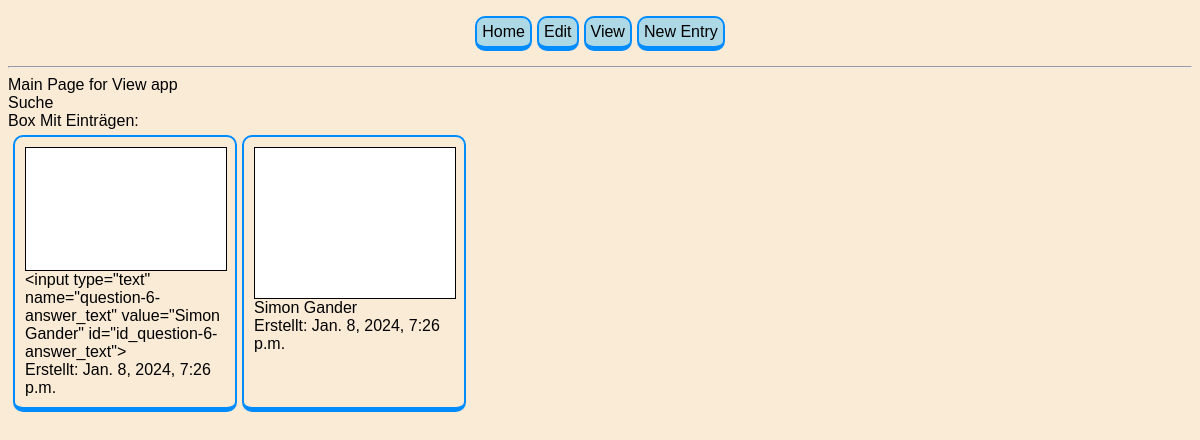
Screenshot of /view/ with the database file from the repository.
### main/models.py (models this page shows, shortened)
class Entry(models.Model):
    author = models.ForeignKey(Author, on_delete=models.SET_NULL, null=True)
    interview = models.ForeignKey(Interview, on_delete=models.SET_NULL, null=True)
    updated = models.DateTimeField(auto_now=True)
    created = models.DateTimeField(auto_now_add=True)
    class Meta:
        ordering = ['-updated', 'created']

class Author(models.Model):
    name = models.CharField(max_length=100)
    created = models.DateTimeField(auto_now_add=True)
    updated = models.DateTimeField(auto_now=True)
    def __str__(self):
        return(str(self.name))

### app_read/views/listviews.py (the view)
# urls.py: path('', views.listviews.home, name = "home"),
def home(request):
    all_entries = models.Entry.objects.all().order_by('created')
    entry_dict = {}
    i = 0
    for entry in all_entries:
        bg_color = models.Answer.objects.filter(question=7, entry=entry.id).first().answer_text
        print(bg_color)
        entry_dict[i] = {
            'entry' : entry,
            'bg_color' : bg_color
        }
        i += 1
    ctx = {
        "all_entries" : entry_dict
    }
    return render(request, 'app_read/home.html', ctx)

### app_read/templates/app_read/home.html (shortened to what this page needs)
{% extends 'main.html' %}
{% block content %}
Main Page for View app <br>
Suche <br>
Box Mit Einträgen:<br>
<div class="fc fc_row fc_standard">
{% load static %}
<link rel='stylesheet' type='text/css' media='screen' href="{% static 'styles/app_read/[AS]preview_card.css' %}">
{% for entry_number, entry_dict in all_entries.items %}
    {% include "app_read/inc/preview_entry.html" %}
{% endfor %}
</div>
{% endblock %}

### templates/main.html (shortened to what this page needs)
<!DOCTYPE html>
{% load static %}
<html>
<head>
    <link rel='stylesheet' type='text/css' media='screen' href="{% static 'styles/global/_vars.css' %}">
    <link rel='stylesheet' type='text/css' media='screen' href="{% static 'styles/global/_main.css' %}">
    <link rel='stylesheet' type='text/css' media='screen' href="{% static 'styles/global/[BD]borders.css' %}">
    <link rel='stylesheet' type='text/css' media='screen' href="{% static 'styles/global/[FC]flex-containers.css' %}">
    <link rel='stylesheet' type='text/css' media='screen' href="{% static 'styles/global/[BTN]buttons.css' %}">
    <link rel='stylesheet' type='text/css' media='screen' href="{% static 'styles/global/[SF]standard_form.css' %}">
</head>
<body>
    {% include 'inc/navbar.html' %}
    {% block content %}
    {% endblock %}
</body>
</html>

### templates/inc/navbar.html
<div class="fc fc_row bar" id="navbar">
    {% include "inc/linkbutton.html" with btn_link="/" btn_text="Home" %}
    {% include "inc/linkbutton.html" with btn_link="/edit" btn_text="Edit" %}
    {% include "inc/linkbutton.html" with btn_link="/view" btn_text="View" %}
    {% include "inc/linkbutton.html" with btn_link="/edit/new_entry" btn_text="New Entry" %}
</div>
<hr>

### templates/inc/linkbutton.html
<div class="btn">
    <a href="{{btn_link}}">
        <p>{{btn_text}}</p>
    </a>
</div>

### app_read/templates/app_read/inc/preview_entry.html
<a href="/view/entry/{{entry_dict.entry.id}}">
<div class="fc fc_column bd bd_card as_preview_card" style="background-color : {{entry_dict.bg_color}};">
    <div class="as_preview_card_image" style="background-color : white;">
    </div>
    <P>
    {{entry_dict.entry.author}}
    </P>
    <p>
    Erstellt: {{entry_dict.entry.created}}
    </p>
</div>
</a>

### static/styles/global/_vars.css (style rules this page uses)
:root { --bg_color: antiquewhite; --font_color: black; --main_color: antiquewhite; --accent_color: lightblue; --accent_color_dark_value: 0, 140, 255; --accent_color_dark: rgb(0, 140, 255); --border_color: var(--accent_color_dark); }

### static/styles/global/_main.css (style rules this page uses)
body { background-color: var(--bg_color); font-family: 'Gill Sans', 'Gill Sans MT', Calibri, 'Trebuchet MS', sans-serif; }
#navbar { height: 50px; align-items: center; justify-content: center; gap: 5px; }
p { all: unset; }
a { color: unset; text-decoration: unset; }

### static/styles/global/[BD]borders.css (style rules this page uses)
.bd { border: 1px solid var(--border_color); }
.bd_card { border: 2px solid var(--border_color); border-bottom: 5px solid var(--border_color); border-radius: 10px; transition-duration: 0.25s; }

### static/styles/global/[FC]flex-containers.css (style rules this page uses)
.fc { display: flex; }
.fc_column { flex-direction: column; }
.fc_row { flex-direction: row; }
.fc_standard { gap: 5px; padding: 5px; }

### static/styles/global/[BTN]buttons.css (style rules this page uses)
:root { --btn_border_color: var(--accent_color_dark); --btn_background_color: var(--accent_color); --btn_border_thickness: 2px; }
.btn { padding: 5px; border: var(--btn_border_thickness) solid var(--btn_border_color); border-bottom-width: 5px; background-color: var(--btn_background_color); border-radius: 10px; transition-duration: 0.25s; width: fit-content; height: fit-content; }
.btn p { margin: 0px; }
.btn a { color: var(--font_color); text-decoration: none; }

### static/styles/app_read/[AS]preview_card.css (style rules this page uses)
.as_preview_card { height: 250px; width: 200px; padding: 10px; }
.as_preview_card_image { width: 100%; height: 150px; border: 1px solid black; }

### rows the page displays
Entry: entry.author "<input type=\"text\" name=\"question-6-answer_text\" value=\"Simon Gander\" id=\"id_question-6-answer_text\">", entry.created "Jan. 8, 2024, 7:26 p.m."
Entry: entry.author "Simon Gander", entry.created "Jan. 8, 2024, 7:26 p.m."

### other values shown
{{ btn_text }} "Home Edit View New Entry"
